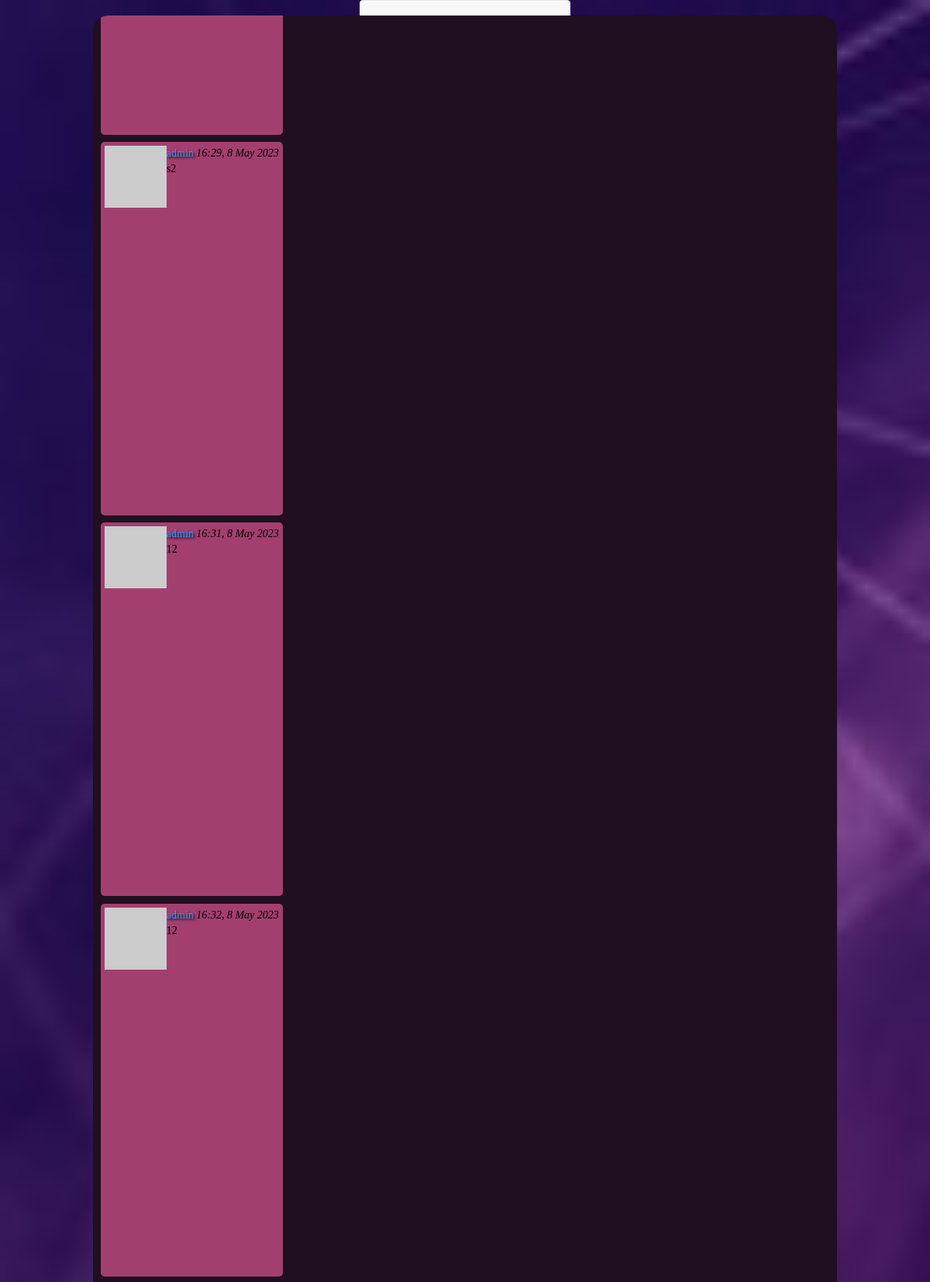
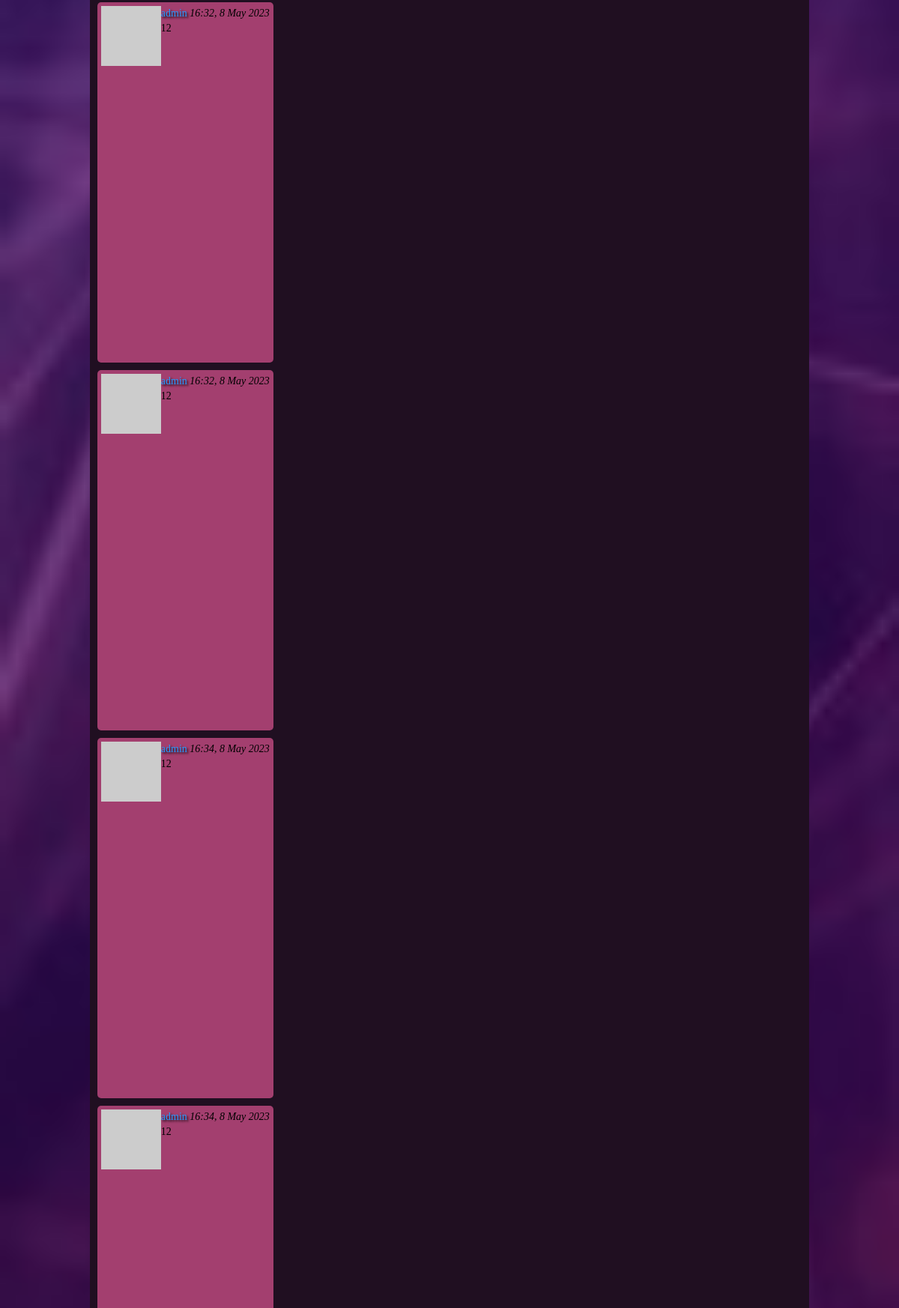
The page /index (signed in, upper part) on the database its author committed (2 pictures, top to bottom).
### app/models.py (models this page shows, shortened)
class Post(db.Model):
    id = db.Column(db.Integer, primary_key=True)
    body = db.Column(db.String(140))
    timestamp = db.Column(db.DateTime, index=True, default=datetime.utcnow)
    user_id = db.Column(db.Integer, db.ForeignKey('user.id'))

class User(UserMixin, db.Model):
    id = db.Column(db.Integer, primary_key=True)
    username = db.Column(db.String(64), index=True, unique=True)
    email = db.Column(db.String(120), index=True, unique=True)
    password_hash = db.Column(db.String(128))
    posts = db.relationship('Post', backref='author', lazy='dynamic')
    about_me = db.Column(db.String(140))
    last_seen = db.Column(db.DateTime, default=datetime.utcnow)
    followed = db.relationship(
        'User', secondary=followers,
        primaryjoin=(followers.c.follower_id == id),
        secondaryjoin=(followers.c.followed_id == id),
        backref=db.backref('followers', lazy='dynamic'), lazy='dynamic')
    def avatar(self, size):
        digest = md5(self.email.lower().encode('utf-8')).hexdigest()
        return 'https://www.gravatar.com/avatar/{}?d=identicon&s={}'.format(
            digest, size)

### app/routes.py (the view)
@app.route('/', methods=['GET', 'POST'])
@app.route('/index', methods=['GET', 'POST'])
@login_required
def index():
    form = PostForm()
    if form.validate_on_submit():
        post = Post(body=form.post.data, author=current_user)
        db.session.add(post)
        db.session.commit()
        return redirect(url_for('index'))
    posts = Post.query.order_by(Post.timestamp.asc()).all()
    return render_template('index.html', title='Messenger', form=form,
                           posts=posts)

### app/models.py (called while the page is built)
@login.user_loader
def load_user(id):
    return User.query.get(int(id))

### app/routes.py (called while the page is built)
@app.before_request
def before_request():
    if current_user.is_authenticated:
        current_user.last_seen = datetime.utcnow()
        db.session.commit()

### app/templates/index.html (shortened to what this page needs)
{% extends "base.html" %}
{% block content %}
    <link rel="stylesheet" href="{{ url_for('static', filename= './css/chat.css') }}">
    <div id="chat_frame" class="chat_frame">
        <div id="chat_window" class="chat_window">
            {% include 'posts.html' %}
        </div>
    </div>
{% endblock %}

### app/templates/posts.html
{% for post in posts %}
    {% if post.user_id == current_user.id %}
        <div class="my_message_design">
            {% include '_post.html' %}
        </div>
    {% else %}
        <div class="message_design">
            {% include '_post.html' %}
        </div>
    {% endif %}
{% endfor %}

### app/templates/_post.html (shortened to what this page needs)
 <table class="messageTable">
        <tr valign="top">
            <td>
                <a href="{{ url_for('user', username=post.author.username) }}">
                    <img src="{{ post.author.avatar(36) }}" />
                </a>
            </td>
            <td>
                <a href="{{ url_for('user', username=post.author.username) }}">
                    {{ post.author.username }}
                </a>
                <i>{{ moment(post.timestamp).format('H:mm, D MMMM YYYY') }}</i>
                <br>
                {{ post.body }}
            </td>
        </tr>
</table>

### app/static/css/chat.css (style rules this page uses)
body { display: flex; background: rgb(32,15,33) url("../images/back_ground.jpg") no-repeat center center fixed; -webkit-background-size: cover; -moz-background-size: cover; -o-background-size: cover; background-size: cover; flex-direction: column; align-items: center; justify-content: space-between; }
.chat_frame { display: flex; flex-basis: content; align-items: center; flex-direction: column; justify-content: space-between; position: absolute; width: 80%; height: 90%; }
.chat_window { color: #fdffe8; margin: 20px 0; border-style: none; border-radius: 20px; width: 100%; height: 100%; background-color: rgb(32,15,33); overflow: auto; }
.message_design { display: flex; color: black; font-family: genshin; margin: 0.7em auto 0.7em 0.7em; padding: 5px 5px 0px 5px; border-style: none; border-radius: 5px; width: fit-content; max-width: 45%; min-height: 6%; background-color: #a33f6f; word-break: break-word; }

### rows shown on the page
Post: author.username "admin", timestamp "16:29, 8 May 2023", body "s2"
Post: author.username "admin", timestamp "16:31, 8 May 2023", body "12"
Post: author.username "admin", timestamp "16:32, 8 May 2023", body "12"
Post: author.username "admin", timestamp "16:32, 8 May 2023", body "12"
Post: author.username "admin", timestamp "16:32, 8 May 2023", body "12"
Post: author.username "admin", timestamp "16:34, 8 May 2023", body "12"
Post: author.username "admin", timestamp "16:34, 8 May 2023", body "12"
